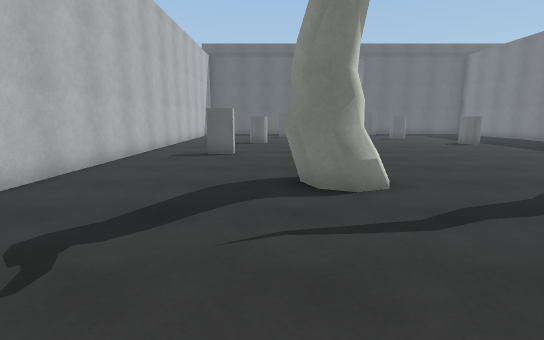
view 1 (above)

22 first-person views from a walk through a 3-D level made in the Unity game engine. The camera is 1.4 m above the floor, tilts 10° down and sees 85° across. The floor is counted in squares, 1 m on a side. Each view is taken from the middle of a square. On the plan, view 1 faces up. The plan holds only what a view shows up to about 14 squares ahead; the rest is blank. The place goes on beyond the plan. The player is left out. Some surface patterns are stand-ins.

view 2
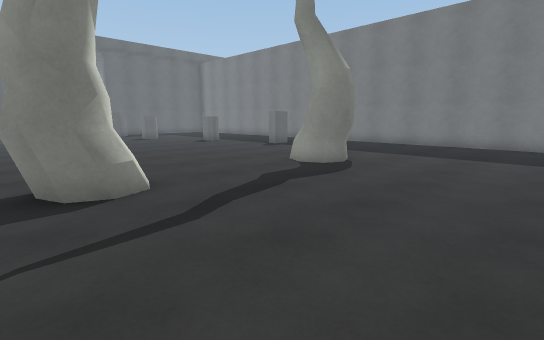

view 3
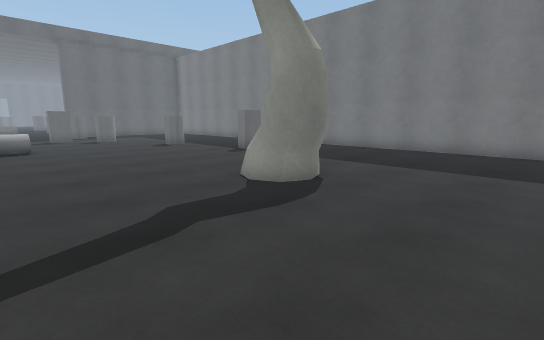

view 4
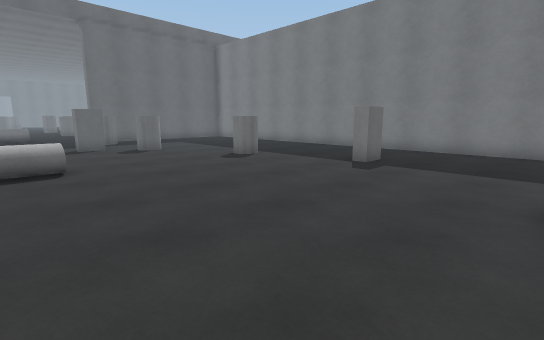

view 5
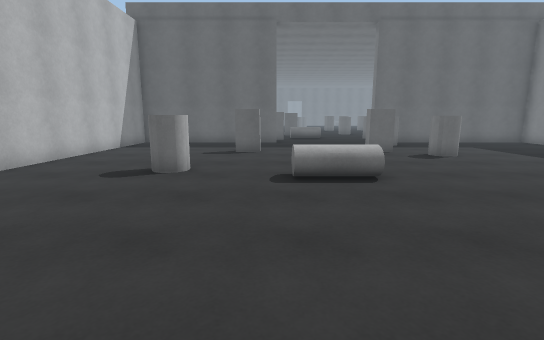

view 6
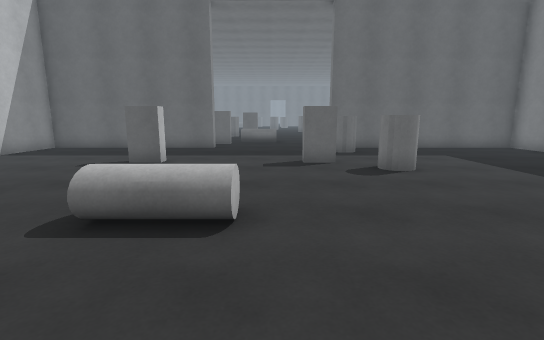

view 7
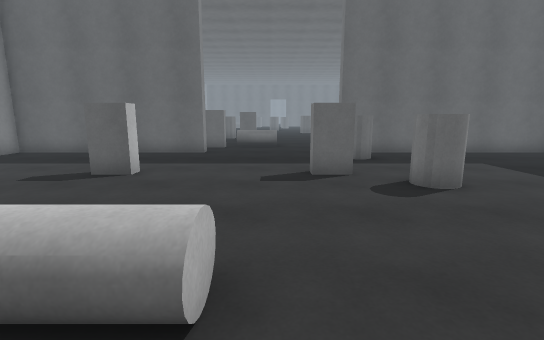

view 8
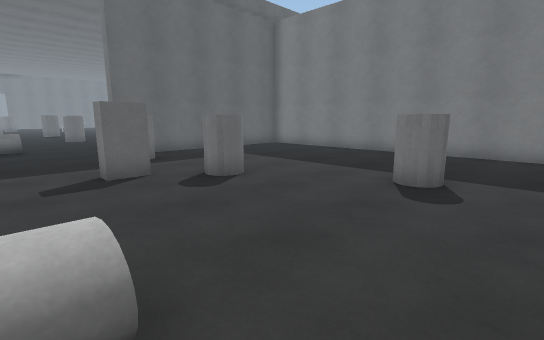

view 9
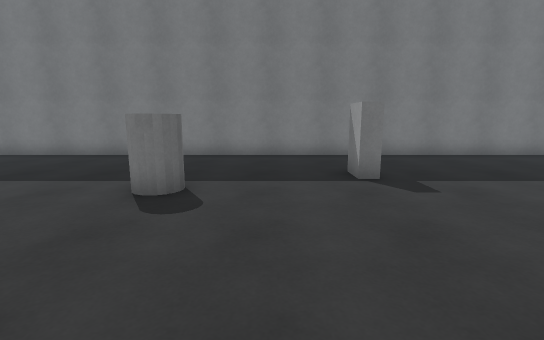

view 10
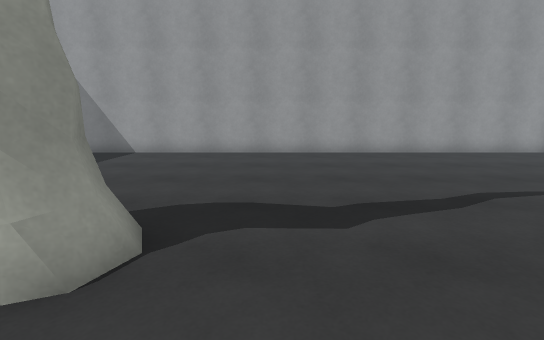

view 11
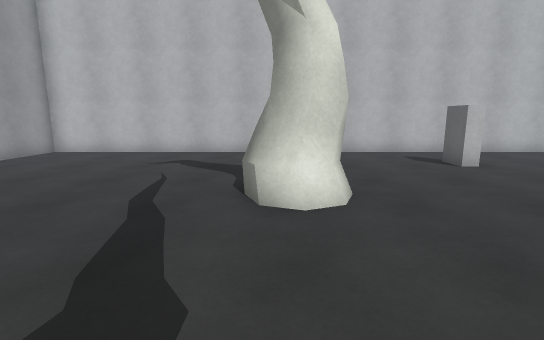

view 12
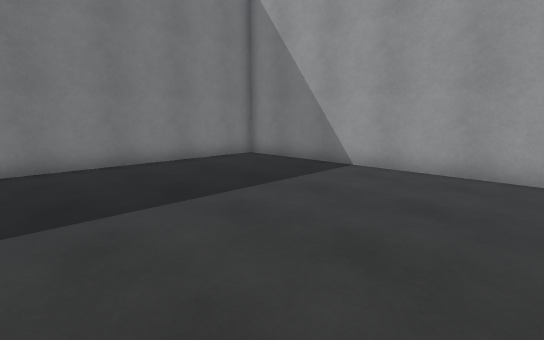

view 13
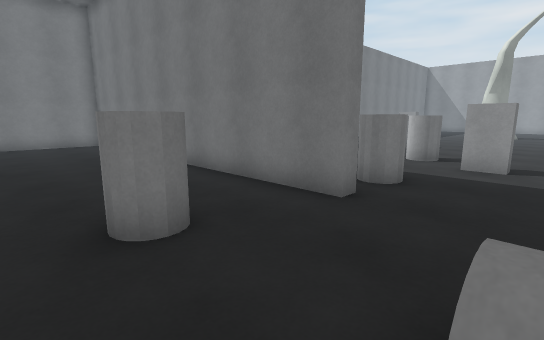

view 14
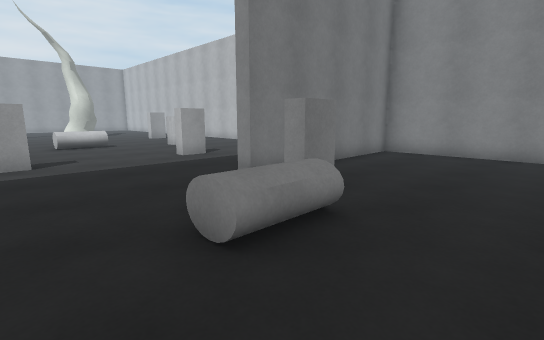

view 15
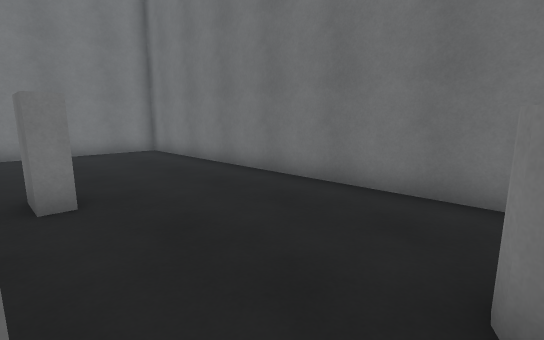

view 16
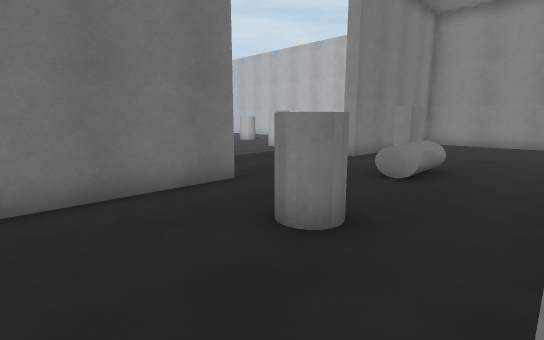

view 17
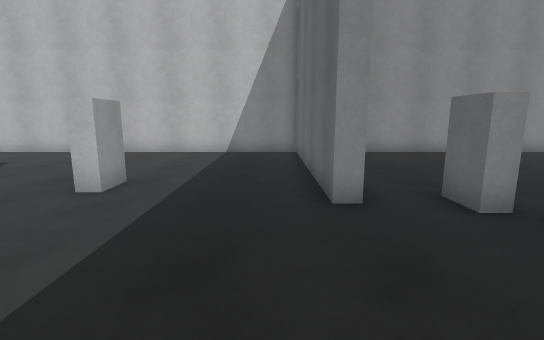

view 18
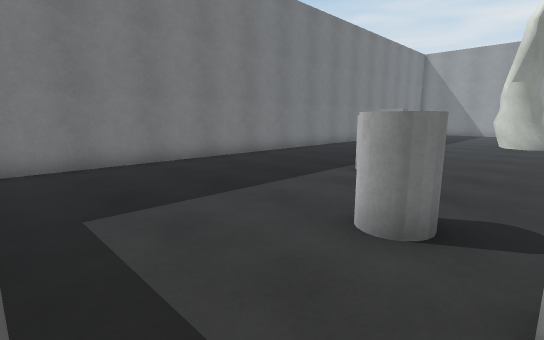

view 19
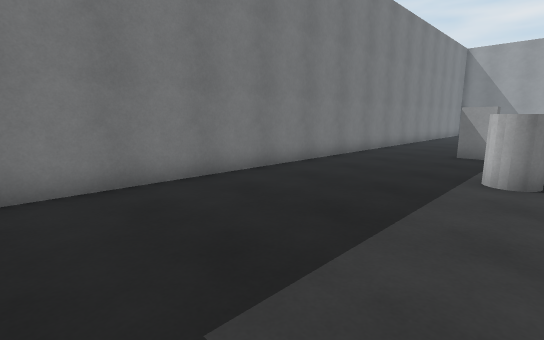

view 20
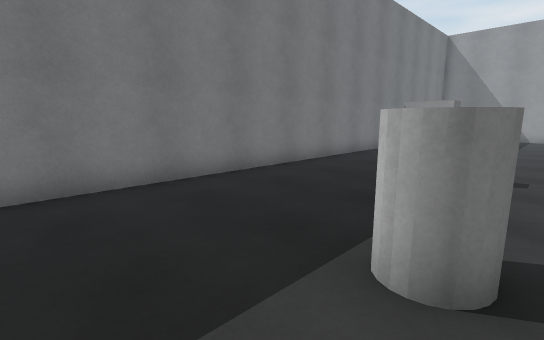

view 21
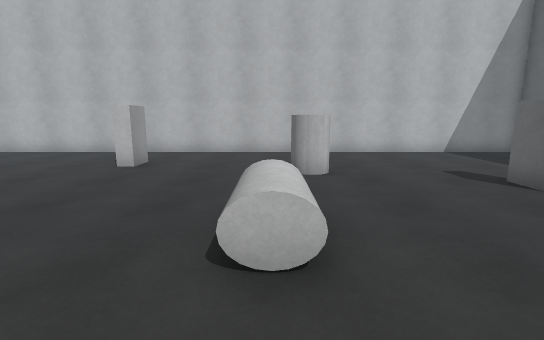

view 22
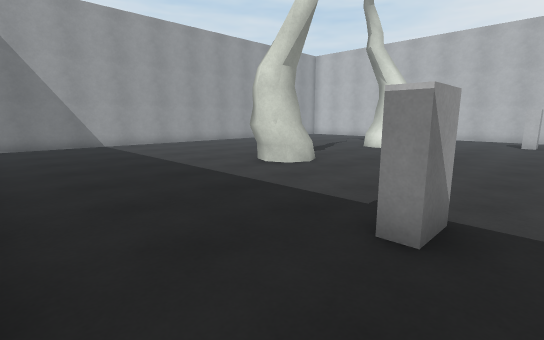

### Floor plan
Points are (right, up) in squares from view 1. A wall is a line through its corners. A room is listed if a view was taken in it or the views show most of it. See-through windows are left out.
Room 1 (views 1, 2, 3, 4, 5, 6, 7, 8, 9, 10, 11, 12, 13, 14, 15, 16, 17, 18, 19, 20, 21, 22)
walls: (11.8, 12) (12.7, 12) (12.7, 11.5) (11.8, 11.5) (11.8, 12); (7.1, 21.2) (6, 21.2) (6, 21.8) (7, 21.8); (7.7, 6.8) (8.5, 7.1) (9.2, 6.9); (8.2, 6.7) (9.2, 6.7) (9.7, 5.9) (9.4, 5.3) (8.3, 5.3) (7.9, 6.1) (8.2, 6.8); (9.4, 6.8) (9.7, 6); (8, 5.9) (8.4, 6.7) (8.9, 6.9); (9.5, 6.1) (9.2, 5.4) (8.7, 5.2) (7.7, 5.6); (1.9, 7.2) (2.2, 6.5); (1.7, 7.3) (2, 6.7) (1.7, 5.9) (0.7, 5.9) (0.4, 6.5); (0.4, 21.8) (1.5, 21.8) (1.5, 21.2) (0.5, 21.2); (1.1, 7.4) (2.3, 7); (2, 6.6) (1.6, 5.9); (8.3, 5.3) (7.9, 6.1); (-2.5, 12) (-1.5, 12) (-1.5, 11.5) (-2.5, 11.5); (1.9, 5.9) (1, 5.5); (2.1, 5.7) (1.4, 5.4) (0.9, 5.7); (7.7, 25.9) (7.7, 26.5) (21.7, 26.5) (21.7, 31.5); (0.6, 5.9) (0.3, 6.6); (1.6, 28.6) (2.7, 28.6) (2.7, 28.1) (1.8, 28.1); (14.2, 30.9) (14.2, 31.5) (15.2, 31.5); (-5.2, 32.2) (-5.2, 26.5) (2.2, 26.5) (2.2, 26) (-5.2, 26) (-5.2, -3) (16.2, -3) (16.2, 26) (8, 26)
low walls: (8.2, 6.8) (8.8, 7); (9.2, 6.7) (9.5, 6.1); (2.3, 7) (2.4, 6.6) (2.1, 5.7); (7.7, 5.6) (7.6, 6) (8, 7); (8, 5.5) (7.7, 6.2); (2.2, 6.5) (1.9, 5.9); (1, 5.5) (0.6, 6.5)
objects: other object (-1, 17) to (0, 17); cylinder (3, 16) to (4, 16); cylinder (4, 29) to (5, 29); other object (8, 20) to (9, 20); other object (8, 24) to (8, 25); other object (9, 29) to (9, 30); other object (11, 16)

Where each view was taken, in squares from view 1:
view 1: 0 up, 0 right, facing up
view 2: 0 up, 0 right, facing up-right
view 3: 1 up, 3 right, facing up-right
view 4: 7 up, 3 right, facing up-right
view 5: 9 up, 2 right, facing up
view 6: 12 up, 5 right, facing up
view 7: 14 up, 5 right, facing up
view 8: 14 up, 4 right, facing up-right
view 9: 14 up, 5 right, facing right
view 10: 9 up, 6 right, facing down
view 11: 6 up, 7 right, facing left
view 12: 5 up, 7 right, facing down-right
view 13: 31 up, 5 right, facing down-right
view 14: 32 up, 7 right, facing down-left
view 15: 32 up, 9 right, facing down-right
view 16: 32 up, 12 right, facing down-left
view 17: 25 up, 7 right, facing left
view 18: 24 up, 7 right, facing down-right
view 19: 24 up, 10 right, facing down-right
view 20: 19 up, 10 right, facing down-right
view 21: 16 up, 7 right, facing left
view 22: 13 up, 16 right, facing down-left
